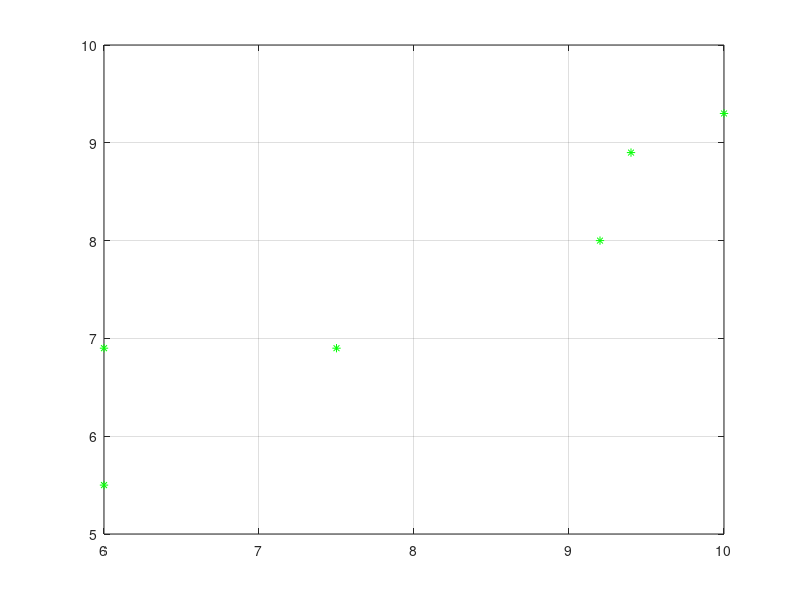
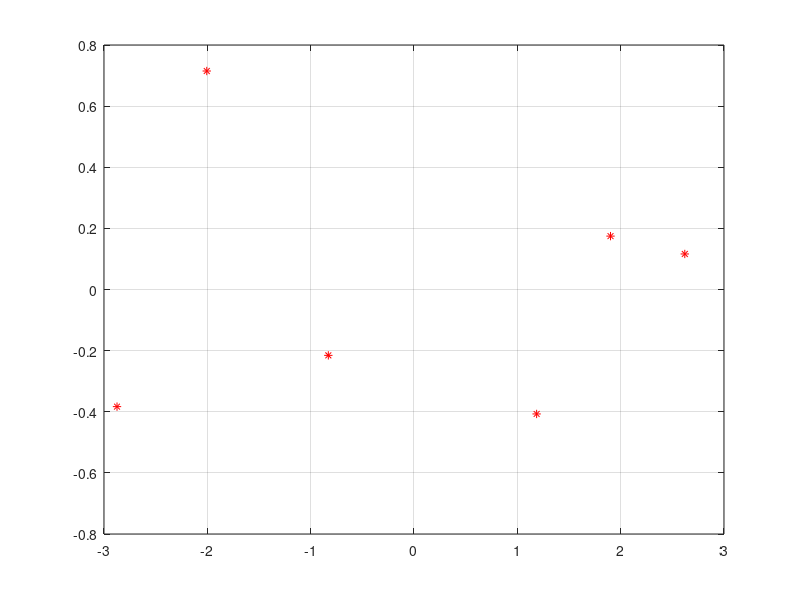

The MATLAB script that drew these images, in order:
% Ejemplo del uso del método PCA en MatLAB                                 
% Autores: Erik Cuevas, Omar Avalos, Arturo Valdivia y Primitivo Díaz         
% Limpiar variables 

clear all

% Definimos nuestras características x=física, y=química

x = [10 9.4 9.2 6 7.5 6];
y = [9.3 8.9 8 5.5 6.9 6.9];

% Los agrupo en forma de matriz

Caract = [x;y]';

% Calculo los elementos necesarios con PCA

[coef,nd,latent,tsd,vari]=pca(Caract);

% Despliego los porcentajes de las componentes y ploteo los datos originales y los rotados

plot(x,y,'g*')
grid on
figure
plot(nd(:,1),nd(:,2),'r*')
grid on
disp ('Porcentaje de variación en el primer componente:');
disp(vari(1));
disp ('Porcentaje de variación en la segunda componente:');
disp(vari(2));
